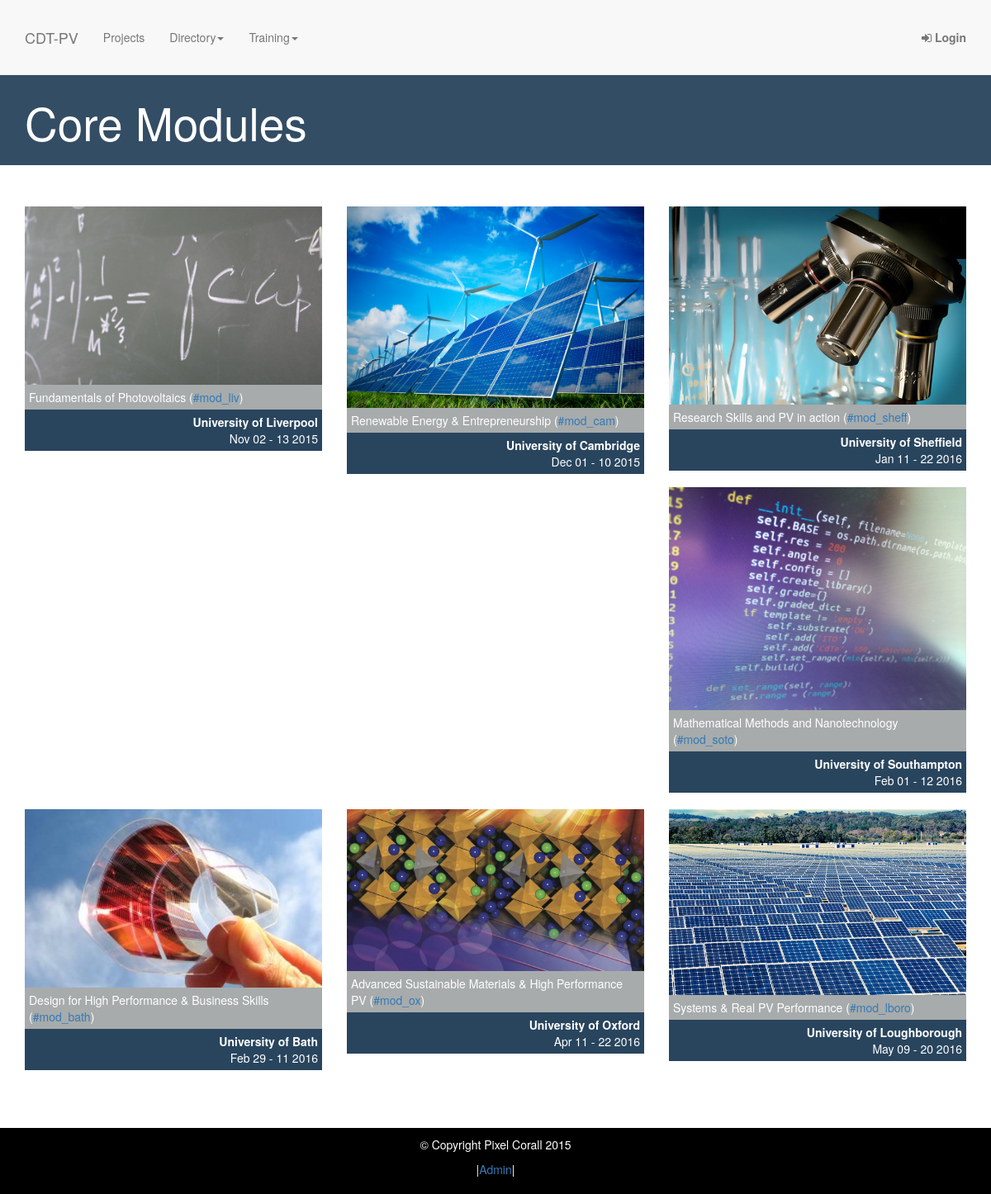
The app's page /training/core-level/ with its own data.
### training/models.py (models this page shows, shortened)
class Module(models.Model):
    name = models.CharField(max_length=128)
    location = models.ForeignKey(Partner)
    tag = models.CharField(max_length=10)
    description = models.TextField(max_length=1000)
    coordinator = models.OneToOneField(Academic)
    start = models.DateField(default=date.today)
    finish = models.DateField(default=date.today)
    accommodation = models.TextField(max_length=1000, blank=True)
    module_map = models.TextField(max_length=1000, blank=True)
    pic = ImageField(upload_to='module_img', default = 'module_img/default.jpg')

### profiles/models.py (models this page shows)
class Partner(models.Model):
    name = models.CharField(max_length=128)
    logo = ImageField(upload_to='logos')
    def __unicode__(self):
        return self.name

### training/views.py (the view)
def core_level_training(request):
    modules = Module.objects.order_by('start')[:]
    return render(request, 'core_level_training.html', {'modules': modules})

### training/templates/core_level_training.html
{% extends 'base.html' %}
{% load thumbnail %}
{% block content %}
<div id="masthead">
  <div class="container">
      <div class="row">
        <div class="col-md-7">
          <h1>Core Modules</h1>
        </div>
      </div>
  </div>
</div>
    <section id="register" class="dashboard-profile-section">
        <div class="container">
            <div class="row">
                <div class="col-lg-12">
					<div class="row">
						{% for module in modules %}
						<div class="col-lg-4 col-sm-6">
							<div class="training-box">
								{% thumbnail module.pic "500x300" crop="center" as im %}
								<img class="module-pic" src="{{im.url}}">
								{% endthumbnail %}
								<div class="module-title">
									{{ module.name }} (<a href="https://twitter.com/hashtag/{{ module.tag }}" target="_blank">#{{ module.tag }}</a>)
								</div>
								<div class="module-date">
									<strong>{{ module.location }}</strong><br />
									{{ module.start|date:'M d'}} - {{module.finish|date:'d Y' }}
								</div>
							</div>
						</div>
						{% endfor %}
                </div>
            </div>
		</div>
    </section>
{% endblock %}

### static/css/scrolling-nav.css (style rules this page uses)
body { width: 100%; height: 100%; }
html { width: 100%; height: 100%; }

### static/css/main.css (style rules this page uses)
.dashboard-profile-section { background: #fff; padding-top: 50px; padding-bottom: 50px; text-align: center; }
img.module-pic { width: 100%; }
div.training-box { padding-bottom: 20px; }
div.module-title { text-align:left; background:#a7abab; color:#fff; padding: 5px; }
div.module-date { text-align:right; background:#29455e; color:#fff; padding:5px; }
#masthead { min-height:100px; background-color:#334d64; color:#fff; padding-top: 5px; }
#masthead h1 { font-size: 55px; line-height: 1; }
@media (min-width: 979px) { #masthead { min-height: 150px; padding-top: 50px; } }

### static/css/modern-business.css (style rules this page uses)
html, body { height: 100%; }
body { padding-top: 50px; }

### records on screen
Module: shows a picture, name "Fundamentals of Photovoltaics", tag "mod_liv", location "University of Liverpool", start "Nov 02", finish "13 2015"
Module: shows a picture, name "Renewable Energy & Entrepreneurship", tag "mod_cam", location "University of Cambridge", start "Dec 01", finish "10 2015"
Module: shows a picture, name "Research Skills and PV in action", tag "mod_sheff", location "University of Sheffield", start "Jan 11", finish "22 2016"
Module: shows a picture, name "Mathematical Methods and Nanotechnology", tag "mod_soto", location "University of Southampton", start "Feb 01", finish "12 2016"
Module: shows a picture, name "Design for High Performance & Business Skills", tag "mod_bath", location "University of Bath", start "Feb 29", finish "11 2016"
Module: shows a picture, name "Advanced Sustainable Materials & High Performance PV", tag "mod_ox", location "University of Oxford", start "Apr 11", finish "22 2016"
Module: shows a picture, name "Systems & Real PV Performance", tag "mod_lboro", location "University of Loughborough", start "May 09", finish "20 2016"
